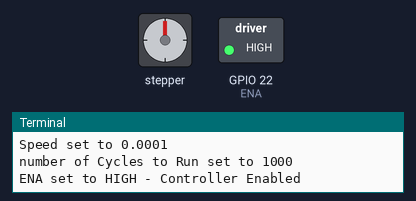
The program below on a simulated Raspberry Pi (BCM pin numbers). Shown: stepper motor, switched loads named in the program (green lamp = pin HIGH), the last lines printed to the terminal. The stepper is drawn at 200 steps a turn; pins used as bus, display or sensor lines are not drawn.

Above: at 0.1 s.
At 5.0 s:
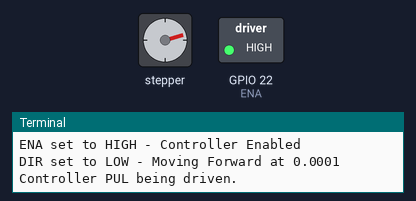
At 10.6 s:
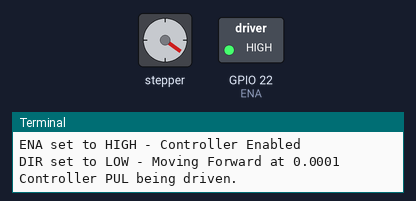
At 20.9 s:
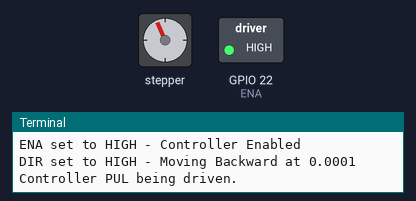
Timing chart, 0 to 22.0 s (numbered marks = the images above):
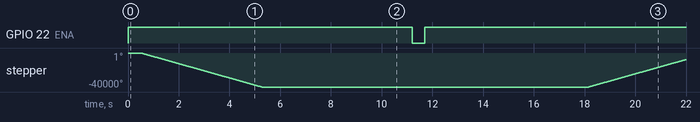

The program:

42Class.py
```python
# Based on: https://www.raspberrypi.org/forums/viewtopic.php?t=242928\.
#
# Software to drive 4 wire stepper motor using a TB6600 Driver
# PRi - RPi 3B
#
# Route 3.3 VDC to the controller "+" input for each: ENA, PUL, and DIR
#
# Connect GPIO pins as shown below) to the "-" input for each: ENA, PUL, and DIR
#
#
from time import sleep
import RPi.GPIO as GPIO
#
PUL = 18  # Stepper Drive Pulses
DIR = 12  # Controller Direction Bit (High for Controller default / LOW to Force a Direction Change).
ENA = 22  # Controller Enable Bit (High to Enable / LOW to Disable).
# DIRI = 14  # Status Indicator LED - Direction
# ENAI = 15  # Status indicator LED - Controller Enable
#
# NOTE: Leave DIR and ENA disconnected, and the controller WILL drive the motor in Default direction if PUL is applied.
#
GPIO.setmode(GPIO.BCM)
# GPIO.setmode(GPIO.BOARD) # Do NOT use GPIO.BOARD mode. Here for comparison only.
#
GPIO.setup(PUL, GPIO.OUT)
GPIO.setup(DIR, GPIO.OUT)
GPIO.setup(ENA, GPIO.OUT)
# GPIO.setup(DIRI, GPIO.OUT)
# GPIO.setup(ENAI, GPIO.OUT)
#
print('PUL = GPIO 17 - RPi 3B-Pin #11')
print('DIR = GPIO 27 - RPi 3B-Pin #13')
print('ENA = GPIO 22 - RPi 3B-Pin #15')
# print('ENAI = GPIO 14 - RPi 3B-Pin #8')
# print('DIRI = GPIO 15 - RPi 3B-Pin #10')

#
print('Initialization Completed')
#
# Could have usesd only one DURATION constant but chose two. This gives play options.
durationFwd = 50000 # This is the duration of the motor spinning. used for forward direction
durationBwd = 50000 # This is the duration of the motor spinning. used for reverse direction
print('Duration Fwd set to ' + str(durationFwd))
print('Duration Bwd set to ' + str(durationBwd))
#
delay = 0.0001 # This is actualy a delay between PUL pulses - effectively sets the mtor rotation speed.
print('Speed set to ' + str(delay))
#
cycles = 1000 # This is the number of cycles to be run once program is started.
cyclecount = 0 # This is the iteration of cycles to be run once program is started.
print('number of Cycles to Run set to ' + str(cycles))
#
#
def forward():
    GPIO.output(ENA, GPIO.HIGH)
    # GPIO.output(ENAI, GPIO.HIGH)
    print('ENA set to HIGH - Controller Enabled')
    #
    sleep(.5) # pause due to a possible change direction
    GPIO.output(DIR, GPIO.LOW)
    # GPIO.output(DIRI, GPIO.LOW)
    print('DIR set to LOW - Moving Forward at ' + str(delay))
    print('Controller PUL being driven.')
    for x in range(durationFwd):
        GPIO.output(PUL, GPIO.HIGH)
        sleep(delay)
        GPIO.output(PUL, GPIO.LOW)
        sleep(delay)
    GPIO.output(ENA, GPIO.LOW)
    # GPIO.output(ENAI, GPIO.LOW)
    print('ENA set to LOW - Controller Disabled')
    sleep(.5) # pause for possible change direction
    return
#
#
def reverse():
    GPIO.output(ENA, GPIO.HIGH)
    # GPIO.output(ENAI, GPIO.HIGH)
    print('ENA set to HIGH - Controller Enabled')
    #
    sleep(.5) # pause due to a possible change direction
    GPIO.output(DIR, GPIO.HIGH)
    # GPIO.output(DIRI, GPIO.HIGH)
    print('DIR set to HIGH - Moving Backward at ' + str(delay))
    print('Controller PUL being driven.')
    #
    for y in range(durationBwd):
        GPIO.output(PUL, GPIO.HIGH)
        sleep(delay)
        GPIO.output(PUL, GPIO.LOW)
        sleep(delay)
    GPIO.output(ENA, GPIO.LOW)
    # GPIO.output(ENAI, GPIO.LOW)
    print('ENA set to LOW - Controller Disabled')
    sleep(.5) # pause for possible change direction
    return

while cyclecount < cycles:
    forward()
    reverse()
    cyclecount = (cyclecount + 1)
    print('Number of cycles completed: ' + str(cyclecount))
    print('Number of cycles remaining: ' + str(cycles - cyclecount))
#
GPIO.cleanup()
print('Cycling Completed')
#
```

Measured:
- by itself, GPIO 22 (ENA): LOW → HIGH at 0.00 s, → LOW 11.2 s later, → HIGH 0.50 s later
- by itself, stepper: turns 40000° counter-clockwise in 4.8 s, then 32264° clockwise in 3.8 s
